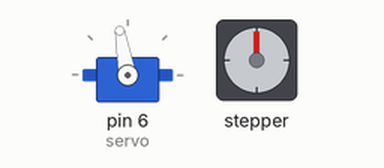
Bench run of a sketch on a simulated Arduino Uno, built with avr-gcc and run on an emulated ATmega328P. Shown: servo, stepper motor. Stepper angles assume 2048 steps per turn.

Above: at 0.1 s.
At 8.9 s:
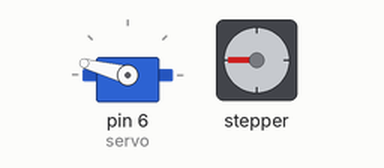
At 22.7 s:
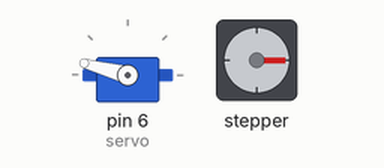
At 28.8 s:
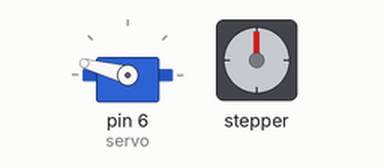
Timing chart, 0 to 40.0 s (numbered marks = the images above):
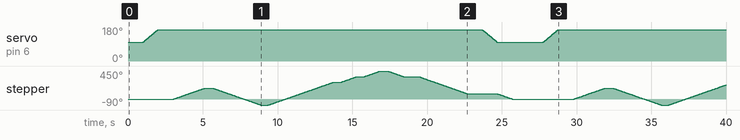

Measured:
- by itself, stepper: turns 180° clockwise in 2.2 s, then 270° counter-clockwise in 3.2 s, then 360° clockwise in 4.3 s, then 90° clockwise in 1.1 s, and so on

The sketch:

Top_Spin.ino
```cpp
#include <Stepper.h>
#include <Servo.h>

const int stepsPerRevolution = 2048;
const int quarter_round = stepsPerRevolution / 4;
const int half_round = stepsPerRevolution / 2;

Stepper stepper(stepsPerRevolution, 2, 4, 3, 5);

int highest_pos = 100;
int lowest_pos = 165;
int pos = highest_pos;
Servo servo;

void setup() {
  stepper.setSpeed(14);
  Serial.begin(9600);
  servo.attach(6);
  servo.write(pos);
}

void loop() {
  delay(1000);
  plattform_down();
  delay(1000);
  stepper.step(half_round);
  delay(500);
  stepper.step(-quarter_round * 3);
  delay(500);
  stepper.step(stepsPerRevolution);
  delay(500);
  stepper.step(quarter_round);
  delay(500);
  stepper.step(quarter_round);
  delay(500);
  stepper.step(-quarter_round);
  delay(1000);
  stepper.step(-quarter_round * 3);
  delay(1000);
  plattform_up();
  stepper.step(-quarter_round);
  delay(1000);
}

void shake() {
  stepper.setSpeed(12);

  for (int i = 0; i < 20; i++) {

    if (i % 2 == 0 || i == 0)
      stepper.step(20);
    else
      stepper.step(-20);
  }
  stepper.setSpeed(10);
}

void plattform_up() {
  for (pos = lowest_pos; pos >= highest_pos; pos -= 1) {
    servo.write(pos);
    delay(15);
  }
}

void plattform_down() {
  for (pos = highest_pos; pos <= lowest_pos; pos += 1) {
    servo.write(pos);
    delay(15);
  }
}
```
